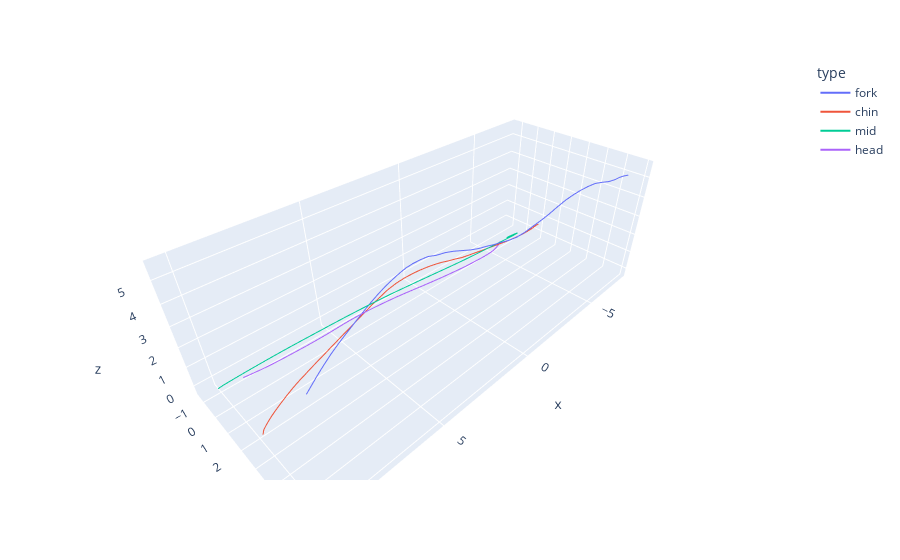

Notebook code cell kept with this figure:
### Code cell
import plotly.express as px
data = pd.DataFrame({"x":np.concatenate([ms_fork[:,0],ms_chin[:,0],ms_mid[:,0],ms_head[:,0]]),"y":np.concatenate([ms_fork[:,1],ms_chin[:,1],ms_mid[:,1],ms_head[:,1]]),"z":np.concatenate([ms_fork[:,2],ms_chin[:,2], ms_mid[:,2], ms_head[:,2]]), "type":["fork" for i in range(51)]+["chin" for i in range(51)]+["mid" for i in range(51)]+["head" for i in range(51)]})
fig = px.line_3d(data, x='x', y='y', z='z', color='type')
fig.show()
